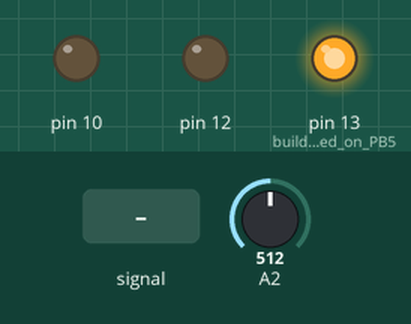
The program below on a simulated Arduino Pro Mini, built with avr-gcc and run on an emulated ATmega328P. Parts: output pins drawn as LEDs (lit = HIGH). The test bench sets the inputs (shaded band); at power-on: A2 = 512.

Above: at 1.2 s.
1.3 s: A2 fed a 200 Hz sine of ±81 counts around its level
At 2.0 s:
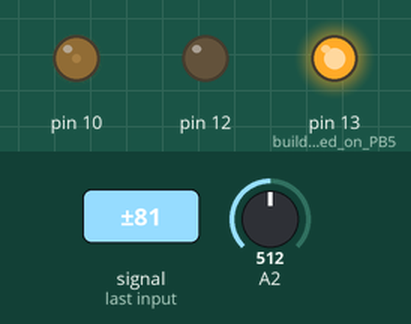
4.3 s: A2 set to 716
7.3 s: A2 set to 900
At 7.72 s:
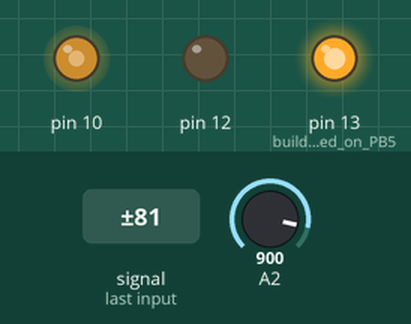
10.3 s: A2 set to 1023
At 10.84 s:
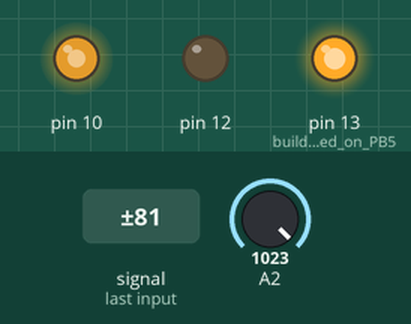
Timing chart, 0 to 14.3 s (numbered marks = the images above; inputs shaded):
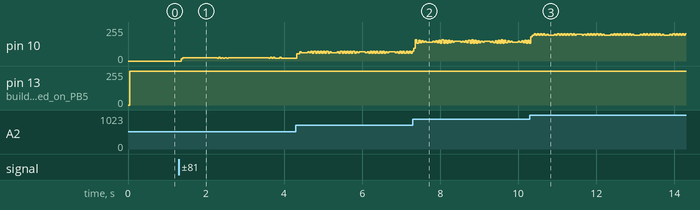

Measured:
- after the input at 1.3 s, pin 13 (build_in_led_on_PB5): 254/255 → 255/255 at once

The program:

main.cpp
```cpp
// (licence header left out)
#include <Arduino.h>
//#include <avr/io.h>
#include "diyServo.h"

diyServo miniServo(A2,10,12);
//diyServo mini2Servo(A2,PORTB0,PORTB2);
void lightLED(byte speed, byte speedXus);

//char forwardStr[] = "Forward speed = ";
//char backwardStr[] = "Backward speed = ";


void setup() {
  //PORTD = 1 << PORTD3; // 1<<PD3, 1左移3位得到3位得到二进制数 0000 0100

  pinMode(LED_BUILTIN, OUTPUT);//build in led on PB5 (Arduino pin D13)
  //Serial.begin(9600);
  //initServo(greater, smaller);
  miniServo.ctrlServo(512);
  //microServo1(A2,10,12);
}

void loop() {
  digitalWrite(LED_BUILTIN, HIGH);
  //repeat
  //int motorRunTime = 0;
  //int cwd = microServo1.readAnalogData(A0);
  //microServo1.ctrlServo(A2,10,12,512);
  int dest = miniServo.readAnalogData(A2, 10);

  miniServo.ctrlServo(dest);

  digitalWrite(LED_BUILTIN, LOW);
}

/// @brief 闪烁？
/// @param speed {0，255} 模拟PWM
/// @param speedXus 模拟点亮时间，默认30us
void lightLED(byte speed, byte speedXus) {
  digitalWrite(LED_BUILTIN, HIGH);
  delayMicroseconds(speed * speedXus);
  digitalWrite(LED_BUILTIN, LOW);
  delayMicroseconds((255 - speed) * speedXus);
}
```

diyServo.h
```cpp
// (licence header left out)
#ifndef  _DIYSERVO_H_
#define  _DIYSERVO_H_
#define  VERSION = 0.1

#include "Arduino.h"

/// @brief 控制五线舵机的相应H桥引脚与内部相联的电位器ADC值
class diyServo {
  private:
    int internal_Potentiometer_ADC; //arduino用于获得舵机内部反馈电位器ADC值的引脚编号
    int hbridge_Ctrl_A; //arduino控制H桥的引脚编号
    int hbridge_Ctrl_B; //arduino控制H桥的引脚编号


  public:
    diyServo(int analogChannel, int L9110s_IA, int L9110s_IB); //构造函数

    //diyServo(int analogChannels[], int L9110s_IAs[],int L9110s_IBs[]);
    //重新写一个初始化多个五线舵机的构造函数

    ~diyServo(); //默认析构函数
    void disattach(int); //释放引脚与LED的绑定，使得引脚可以控制其他的东西
    int readAnalogData(int, int);
    //void initServo(); //上电后是舵机摆臂回到归中位置，是否可以不用传入参数

    void ctrlServo(int); //根据外部输入ADC值或PWM转化来的ADC值，移动舵机摆臂到目的位置

    void forward();
    void backward();
    void standby();
    void brake();
};

#endif
```

diyServo.cpp
```cpp
// (licence header left out)
#include <Arduino.h>
#include "diyServo.h"

int arraySize = 10;
//int middlePosition = 512;

/// @brief 构造函数，初始化引脚模式，传递参数；是否需要初始化时使舵机摆臂归中？
/// @param analogChannel MCU读取内部反馈电位器ADC的引脚
/// @param L9110s_IA MCU驱动H桥的一个引脚
/// @param L9110s_IB MCU驱动H桥的另一个引脚
diyServo::diyServo(int analogChannel, int L9110s_IA, int L9110s_IB) {
  internal_Potentiometer_ADC = analogChannel;
  hbridge_Ctrl_A = L9110s_IA;
  hbridge_Ctrl_B = L9110s_IB;
  pinMode(hbridge_Ctrl_A, OUTPUT);
  pinMode(hbridge_Ctrl_B, OUTPUT);
}

//ceshi
/// @brief 析构函数，调用成员函数disattach()，拉低引脚电平并设置为INPUT模式
diyServo::~diyServo() {
  disattach(hbridge_Ctrl_A);
  disattach(hbridge_Ctrl_B);
}

/// @brief 为了获得相对稳定的电位器模数转换值，默认读取10次，取中间8个的平均值
/// @param analogChannel 电位器读数引脚对应的MCU引脚，arduino的A0~A7
/// @param arraySize 自定义读取次数，默认读取10次
/// @return 默认取中间8个的平均值
int diyServo::readAnalogData(int analogChannel, int arraySize = 10) {
  //internal_Potentiometer_ADC = analogChannel;
  int analogData[arraySize];
  for(int i=0;i<arraySize;i++) {
    analogData[i]=analogRead(analogChannel);
    //printf("Internal Poot data is %d", analogData[i]);
  }
  //bubblesort and math the average data
  int temp = 0;
  bool iSwap = true;
  while(iSwap) {
    //while 是否需要，只运行了一个循环？
    iSwap = false;
    for(int i=0;i<arraySize-1;i++) {
      if(analogData[i] > analogData[i+1]){
        iSwap = true;
        temp = analogData[i];
        analogData[i] = analogData[i+1];
        analogData[i+1] = temp;
      }
    }
  }

  temp = 0;
  for(int i=1;i<arraySize-1;i++) {
  // except analogData[0] and analogData[arraySize-1], average for 1,2,3...arrayData[arraySize-2]
    temp += analogData[i];
  }
  temp = temp/(arraySize-2); //求平均值
  return temp;
}

/// @brief 根据外部输入ADC值或PWM转化来的ADC值，移动舵机摆臂到目的位置
/// @param destinationADC 外部输入的ADC值（可以是PWM值转化而来）{0，1023}
/// @note destinationADC = middlePosition,即为上方的初始化无线舵机函数diyServo::initServo
void diyServo::ctrlServo(int destinationADC) {
  int currentPosition = readAnalogData(internal_Potentiometer_ADC,arraySize);
  while (currentPosition > destinationADC || currentPosition < destinationADC) {
    int val = currentPosition - destinationADC;
    if(abs(val)*2 > 1023) val = 1023;
    else val = abs(val)*2;
    byte speed = map(val,0,1023,0,255);
    //byte speed = map(abs(val),0,1023,0,255);

    if(val > 0) forward();
    if(val < 0) backward();
    if(speed < 10) speed = 0; //10 {0，255}相当于+40，-40{0，1023}，反馈电位器位于472与552之间认为是摆臂归中的。
    delayMicroseconds(speed * 30);
    standby();
    delayMicroseconds((255 - speed) * 30);
    currentPosition = readAnalogData(internal_Potentiometer_ADC, arraySize);
  }
}

/// @brief 释放引脚与hbridgePin的绑定，使得引脚可以控制其他的东西
/// @param hbridgePin 相应的H桥控制引脚
void diyServo::disattach(int hbridgePin) {
  digitalWrite(hbridgePin, LOW);
  pinMode(hbridgePin,INPUT);
}

/// @brief IA=0,IB=1;前进
void diyServo::forward() {
  digitalWrite(hbridge_Ctrl_A, HIGH);
  digitalWrite(hbridge_Ctrl_B, LOW);
}
/// @brief IA=1,IB=0;后退
void diyServo::backward() {
  digitalWrite(hbridge_Ctrl_A, LOW);
  digitalWrite(hbridge_Ctrl_B, HIGH);
}
/// @brief IA=0,IB=0;待机
void diyServo::standby() {
  digitalWrite(hbridge_Ctrl_A, LOW);
  digitalWrite(hbridge_Ctrl_B, LOW);
}
/// @brief IA=1,IB=1;刹车
void diyServo::brake() {
  digitalWrite(hbridge_Ctrl_A, HIGH);
  digitalWrite(hbridge_Ctrl_B, HIGH);
}
```
